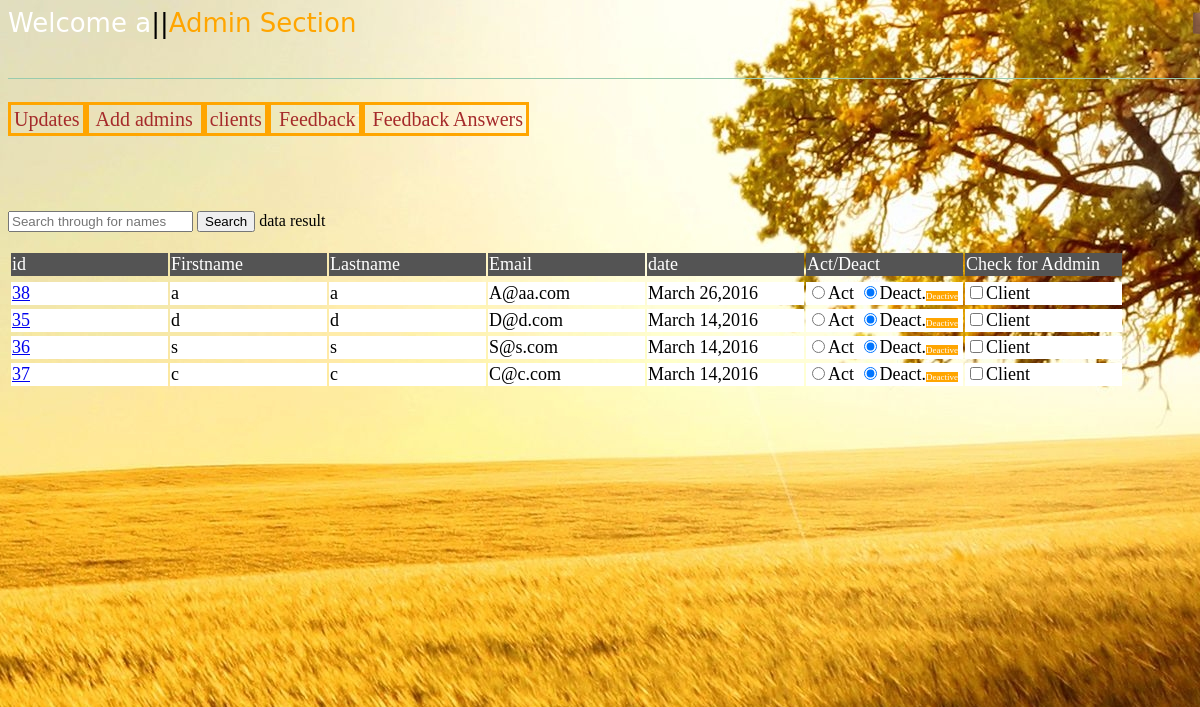
The page /main/admin.php (signed in) on the database its author committed.
### tables this page shows
CREATE TABLE IF NOT EXISTS `client` (
  `id` int(11) NOT NULL AUTO_INCREMENT,
  `firstname` varchar(222) NOT NULL,
  `lastname` varchar(222) NOT NULL,
  `username` varchar(222) NOT NULL,
  `email` varchar(222) NOT NULL,
  `password` varchar(222) NOT NULL,
  `date` varchar(222) NOT NULL,
  `act` int(11) NOT NULL,
  PRIMARY KEY (`id`)
);

### functions/section.php (called while the page is built, shortened)
<?php
$first = $_SESSION['firstname'];
 ?>

### functions/adminf.php (the view, shortened to what this page needs)
<?php
function clientAll($con){
$query = mysqli_query($con,"SELECT * FROM client order by date DESC");
echo"<table id='clientalh' >" . " <tr><td>id</td> <td>Firstname</td><td>Lastname</td><td title='$email'>Email</td><td title='$date'>date </td><td><span >Act/Deact</span></td> <td><span >Check for Addmin</span></td></tr>"."</table>";
echo "<table id='cliental' >";
while(($row=mysqli_fetch_array($query))){
	$first= $row['firstname'];
	$last= $row['lastname'];
	$email= $row['email'];
	$date= $row['date'];
	$id= $row['id'];
	$a= $row['act'];
	$pp= $row['password'];
	$lenE = ucfirst(substr($email, 0, 23));
	if($a==1){
		$aa = "Active";
		$radioc ="Checked";
		}else {$aa = "Deactive"; $radioc ="";}
		if($a==0){
		$radiocc ="Checked";
		}else {
		$radiocc ="";}
		$queryy = mysqli_query($con,"SELECT * FROM admin_pass where cid='$id'");
		$rowe=mysqli_fetch_array($queryy);
		$ae= $rowe['email'];
	if($email==$ae){
		$ade = "Admin";
		$check="Checked";
		}else{ $ade = "Client"; $check="";}
echo "  <tr><td><a href='#'>$id</a></td> <td>$first</td><td>$last</td><td title='$email'>$lenE</td><td title='$date'>$date </td><td title=''><input $radioc  name='c$id' type='radio' value='act' onclick=\"act(1,'$id')\"
 >Act <input  $radiocc onclick=\"act('0','$id')\" chedcked name='c$id' type='radio' value='deact'
 >Deact.<span  style='color:white; background-color:orange; font-size:9px;' id='acc$id'>$aa</span></td><td><span  ><input  $check onClick=\"checkaddmin('$id','$first','$last','$email','$pp','$ade')\"  value='checka' type=\"checkbox\" ><span id=\"adde$id\">$ade</span></span></td> </tr>";
	}
	echo "</table>";
	}
?>

### main/admin.php (shortened to what this page needs)
<?Php
include"../functions/connection.php";
include"../functions/adminf.php";
include"../functions/section.php";
?>
<!doctype html>
<html>
<head>
<link type="text/css" href="../css/main.css" rel="stylesheet"/>
</head>
<body>
<div id="top">
<span id="logout"><a  href="../functions/logout.php"  title="logout"></a></span>
<span id= "welcome"><?php echo "Welcome $first $last "; ?></span>
<span id="welcome"><span style="color:black;">||</span><a style="color:orange; text-decoration:none;"  href="../main/admine.php" >Admin Section</a></span>
</div>
<div id="admin">
<div id="adminp">
<br/>
<div style="width:900px; float:left;"><span id="upe" style=" cursor:pointer;border:3px solid orange; color:brown; font-size:20px; padding:3px;">Updates</span><span id="ade" style="cursor:pointer;border:3px solid orange; color:brown; font-size:20px; padding:3px;"> Add admins </span><span id="ce" style=" cursor:pointer;border:3px solid orange; color:brown; font-size:20px; padding:3px;"> clients</span><span id="fe"style=" cursor:pointer;border:3px solid orange; color:brown; font-size:20px; padding:3px;"> Feedback</span><span id="fea"style=" cursor:pointer;border:3px solid orange; color:brown; font-size:20px; padding:3px;"> Feedback Answers</span></div>
  <br/><br/><br/><br/><br/>
</div><br/>
<div id="upclient">
<input title="searches for first and lastnames" id="cl" type="search" placeholder="Search through for names">
<input  onClick="searchclient()" type="button" value="Search"> data result<br/><br/>
<div id="clientsh"><?php echo clientAll($con); ?></div>
</div>
</div>
<?Php include "../functions/footer.php";?>

### functions/footer.php (shortened to what this page needs)
</body>
</html>

### css/main.css (style rules this page uses)
body { background-image:url(../pictures/u.jpg); background-repeat:no-repeat; background-position:center ; background-size:auto ; height:; position:relative; }
#top { position:relative; margin:auto; width:1220px; }
#logout a { float: right; color:rgba(215,160,105,1.00); font-size: 26px; background-image:url(../pictures/exit.png); background-repeat:no-repeat; background-position:center ; background-size:30px ; width:30px; height:30px; text-decoration:none; background-color:; border-radius:4px; margin: 0 5px 0 5px; }
#welcome { float:left; color:white; font-size:26px; font-family:'Lucida Grande', 'Lucida Sans Unicode', 'Lucida Sans', 'DejaVu Sans', Verdana, sans-serif; text-decoration:none; }
#admin { top:70px; position:relative; margin:auto; width:1220px; border-top:thin solid #99CBAD; height:600px; }
#adminp { width:1220px; padding-bottom:6px; bdorder-bottom:thin solid #99CBAD; }
#clientalh td { position:relative; float:left; width:155px; font-size:18px; background-color:rgba(84,84,84,1.00); color:white; margin:1px; }
#cliental td { position:relative; float:left; width:155px; font-size:18px; background-color:white; margin:1px; }

### rows shown on the page
client: id "38", firstname "a", lastname "a", email "A@aa.com", date "March 26,2016", act "Deactive", email "Client"
client: id "35", firstname "d", lastname "d", email "D@d.com", date "March 14,2016", act "Deactive", email "Client"
client: id "36", firstname "s", lastname "s", email "S@s.com", date "March 14,2016", act "Deactive", email "Client"
client: id "37", firstname "c", lastname "c", email "C@c.com", date "March 14,2016", act "Deactive", email "Client"

### other values the page prints
$first "a"
